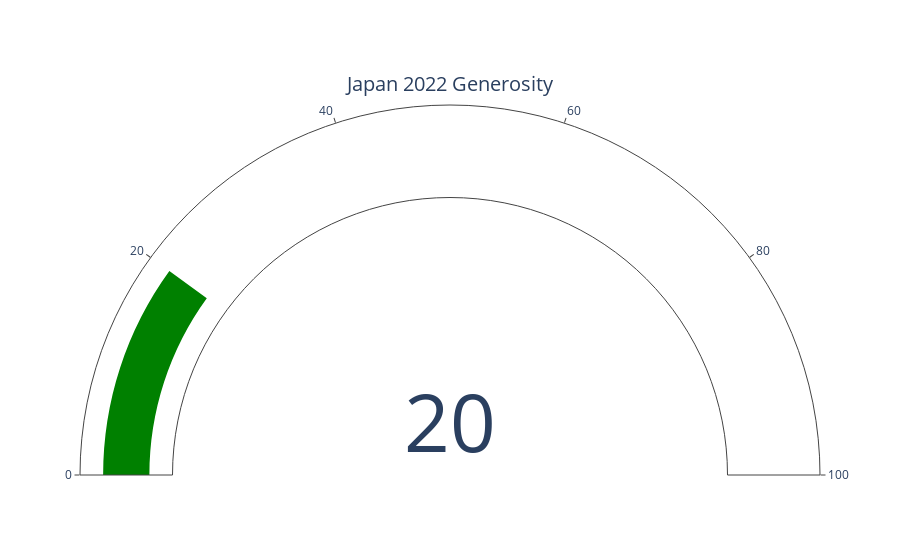

Notebook source saved alongside this figure:
### Markdown cell above
## How to Make and Modify Fantastic Gauge Charts Using Python Plotly

Three practical examples using the Global Giving dataset

Gauge charts are great for visualizing a single value within a range at a glance.

Also known as dial or speedometer charts), gauge charts can be easily created using Python Plotly.

So let’s use a real dataset on global generosity to make things concrete. by walking through three examples of Plotly gauge charts with embedded Python code.

Each example demonstrates a different use case and customization for guage charts.

The Dataset
Our examples will use a dataset of global generosity metrics, the World Giving Index (found on my GitHub HERE).

This dataset is compiles as an annual survey (2011–2021) that measures the percentage of people in each country globally who engaged in certain charitable activities.

Each row of the dataset represents a country in a given year, and includes the following key fields:

Helping a stranger (%) — the proportion of people who helped a stranger in the past month.
Donating money (%) — the proportion of people who donated money to charity in the past month.
Volunteering time (%) — the proportion of people who volunteered their time for an organization in the past month.
Total Score (%) — an overall generosity score (essentially the average of the above three percentages).
Let’s use this dataset to create some useful and good-looking gauge charts with Plotly.

#### Example 1: Basic Gauge Chart for a Single Value
First, let’s create a basic gauge chart to display one value — the overall generosity score of a particular country.

This gauge chart will show a simple gauge from 0 to 100:

### Code cell
import plotly.graph_objects as go
import pandas as pd
df = pd.read_csv("all_generosity_data.csv")

# Extract the value for Japan's Total Score in 2022
value_str = df[(df["Country"] == "Japan") & (df["Year"] == 2022)]["Total Score"].iloc[0]
value = float(value_str.strip('%'))  # convert "69%" to 69.0
# Create a basic gauge chart
fig = go.Figure(go.Indicator(
    mode = "gauge+number",
    value = value,
    title = {"text": "Japan 2022 Generosity"},
    gauge = {'axis': {'range': [0, 100]}}
))
fig.show()

### Figure 1 — Plotly figure (JSON) as saved in the notebook; plotly's stock layout.template omitted (floating-point values rounded to 4 significant figures)
{"data": [{"gauge": {"axis": {"range": [0, 100]}}, "mode": "gauge+number", "title": {"text": "Japan 2022 Generosity"}, "type": "indicator", "value": 20}], "layout": {}}
